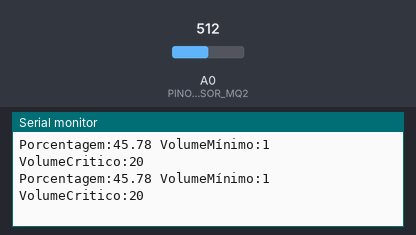
The sketch below on a simulated Arduino Uno, built with avr-gcc and run on an emulated ATmega328P. Shown: the last lines printed to the serial monitor. The test bench sets the inputs (shaded band); at power-on: A0 (PINO_SENSOR_MQ2) = 512.

Above: at 1.8 s.
1.9 s: A0 (PINO_SENSOR_MQ2) set to 716
At 2.8 s:
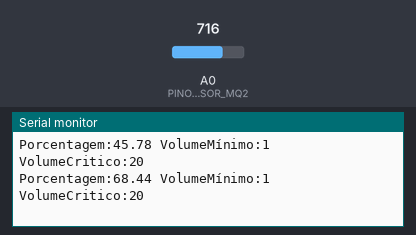
3.4 s: A0 (PINO_SENSOR_MQ2) set to 900
At 4.4 s:
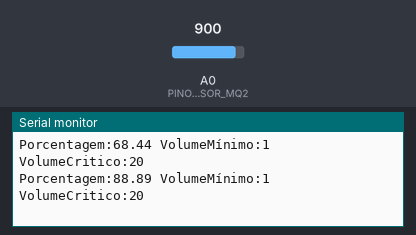
Timing chart, 0 to 6.4 s (numbered marks = the images above; inputs shaded):
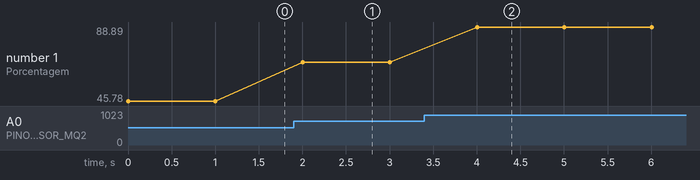

Measured:
- after the input at 1.9 s, the serial monitor: prints a new line after 0.10 s (image 1)
- after the input at 3.4 s, the serial monitor: prints a new line after 0.60 s (image 2)
- plotted number 1: 45.78 → 68.44 after the input at 1.9 s, 68.44 → 88.89 after the input at 3.4 s

The sketch:

SensorDemonstra__o.ino
```cpp
// Código para demonstração dentro do próprio IDE onde tem algumas labels para exemplificar

const int PINO_SENSOR_MQ2 = A0; // Variavel da porta analógica

// Parâmetros utilizados para o calculo da Porcentagem de gas
const int VALOR_MINIMO = 100;
const int VALOR_MAXIMO = 1000;

void setup() { // executa apenas uma vez assim que o código é enviado para o arduino

 Serial.begin(9600);  // Frequência de transmissão entre o arduino e a IDE (frequência de transmissão de bits enviados por segundo)
}

void loop() { // executa infinitas vezes
  int valorSensor = analogRead(PINO_SENSOR_MQ2); // leitura da porta analógica

  float porcentagem = ((float) (valorSensor - VALOR_MINIMO) / (VALOR_MAXIMO - VALOR_MINIMO)) * 100; // calculo da porcentagem de gás

  if (porcentagem < 0) {
    porcentagem = 0;

  } else if (porcentagem > 100) {
    porcentagem = 100;
  }

  Serial.print("Porcentagem:"); // legenda do gráfico
  Serial.print(porcentagem); // valor
  Serial.print(" ");

  Serial.print("VolumeMínimo:");
  Serial.print(1);
  Serial.print(" ");

  Serial.print("VolumeCritico:");
  Serial.println(20);
  delay(1000); // valor em milisegundos

}
```
